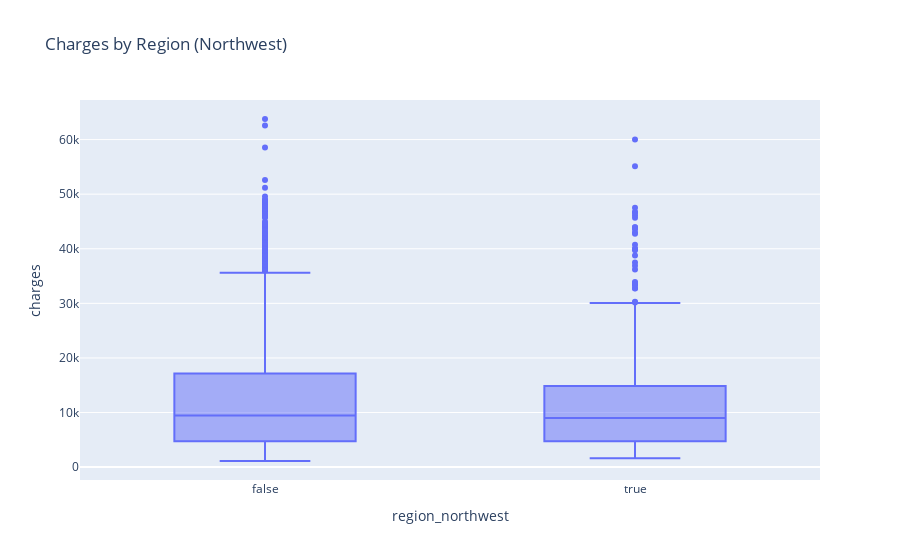

Notebook cell for this chart:
### Code cell
# Interactive box plot
fig = px.box(df, x='region_northwest', y='charges',
             title="Charges by Region (Northwest)")
fig.show()

### Figure 1 — Plotly figure (JSON) as saved in the notebook; plotly's stock layout.template omitted (floating-point values rounded to 4 significant figures; data arrays with more than 128 entries replaced by an {"elided": "..."} marker saying what was removed)
{"data": [{"alignmentgroup": "True", "hovertemplate": "region_northwest=%{x}<br>charges=%{y}<extra></extra>", "legendgroup": "", "marker": {"color": "#636efa"}, "name": "", "notched": false, "offsetgroup": "", "orientation": "v", "showlegend": false, "type": "box", "x": {"elided": "1337 bool values"}, "x0": " ", "xaxis": "x", "y": {"elided": "1337 float values"}, "y0": " ", "yaxis": "y"}], "layout": {"boxmode": "group", "legend": {"tracegroupgap": 0}, "title": {"text": "Charges by Region (Northwest)"}, "xaxis": {"anchor": "y", "domain": [0, 1], "title": {"text": "region_northwest"}}, "yaxis": {"anchor": "x", "domain": [0, 1], "title": {"text": "charges"}}}}
